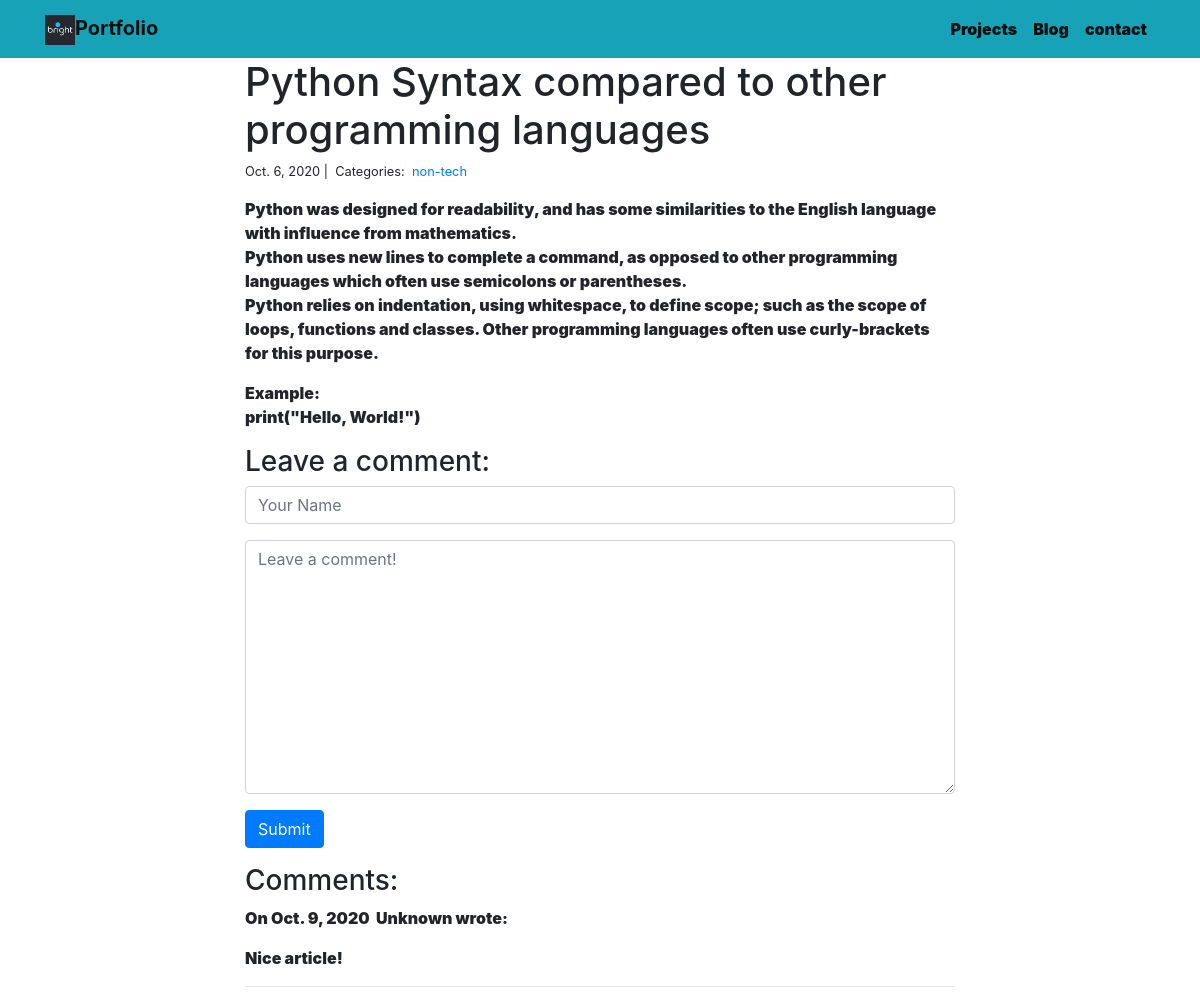
Page /blog/1/ on the committed database.
### blog/models.py (models this page shows, shortened)
class Post(models.Model):
    title = models.CharField(max_length=100)
    body = models.TextField()
    status = models.CharField(max_length=1, choices=STATUS_CHOICES)
    created_on = models.DateTimeField(auto_now_add=True)
    last_modified = models.DateTimeField(auto_now=True)
    categories = models.ManyToManyField("Category", related_name="posts")

class Category(models.Model):
    name = models.CharField(max_length=20)

class Comment(models.Model):
    author = models.CharField(max_length=60)
    body = models.TextField()
    created_on = models.DateTimeField(auto_now_add=True)
    post = models.ForeignKey("Post", on_delete=models.CASCADE)

### blog/views.py (the view, shortened to what this page needs)
# urls.py: path("<int:pk>/", views.blog_detail, name="blog_detail"),
def blog_detail(request, pk):
    post = Post.objects.get(pk=pk)
    comments = Comment.objects.filter(post=post)
    form = CommentForm()
    context = {"post": post, "comments": comments, "form": form}
    return render(request, "blog_detail.html", context)

### blog/forms.py
class CommentForm(forms.Form):
    author = forms.CharField(
        max_length=60,
        widget=forms.TextInput(
            attrs={"class": "form-control", "placeholder": "Your Name"}
        ),
    )
    body = forms.CharField(
        widget=forms.Textarea(
            attrs={"class": "form-control", "placeholder": "Leave a comment!"}
        )
    )

### blog/templates/blog_detail.html (shortened to what this page needs)
{% extends "base.html" %}
{% block page_content %}
<div class="col-md-8 offset-md-2">
    <h1>{{ post.title }}</h1>
    <small>
        {{ post.created_on.date }} |&nbsp;
        Categories:&nbsp;
        {% for category in post.categories.all %}
        <a href="{% url 'blog_category' category.name %}">
            {{ category.name }}
        </a>&nbsp;
        {% endfor %}
    </small>
    <p>{{ post.body | linebreaks }}</p>
    <h3>Leave a comment:</h3>
    <form action="/blog/{{ post.pk }}/" method="post">
        <div class="form-group">
            {{ form.author }}
        </div>
        <div class="form-group">
            {{ form.body }}
        </div>
        <button type="submit" class="btn btn-primary">Submit</button>
    </form>
    <h3>Comments:</h3>
    {% for comment in comments %}
    <p>
        On {{comment.created_on.date }}&nbsp;
        <b>{{ comment.author }}</b> wrote:
    </p>
    <p>{{ comment.body }}</p>
    <hr>
    {% endfor %}
</div>
{% endblock %}

### personal_portfolio/templates/base.html (shortened to what this page needs)
<html>
<link rel="stylesheet" href="https://stackpath.bootstrapcdn.com/bootstrap/4.1.3/css/bootstrap.min.css">
{% load static %}
<nav class="navbar navbar-expand-lg navbar-light bg-info">
    <div class="container">
        <a class="navbar-brand" href="{% url 'welcome' %}"><b><img width=30 px; src="{% static "download.jpeg" %}" alt="My image"/>Portfolio<b></a>
        <div class="collapse navbar-collapse" id="navbarSupportedContent">
          <ul class="navbar-nav mr-auto">
            <li class="nav-item active">
              <a class="nav-link" href="{% url 'project_index' %}">Projects</a>
            </li>
            <li class="nav-item active">
              <a class="nav-link" href="{% url 'blog_index' %}">Blog</a>
            </li>
            <li class="nav-item active">
                <a class="nav-link" href="{% url 'contact' %}">contact</a>
            </li>
          </ul>
        </div>
    </div>
</nav>
<div class="container">
    {% block page_content %}{% endblock %}
</div>
</html>

### rows in the picture
Post: title "Python Syntax compared to other programming languages", created_on "Oct. 6, 2020", body "Python was designed for readability, and has some similarities to the English language with influence from mathematics. Python uses new lines to complete a command, as opposed to other programming languages which often use semicolons or parentheses. Python relies on indentation, using whitespace, to define scope; such as the scope of loops, functions and classes. Other programming languages often use curly-brackets for this purpose. Example: print(\"Hello, World!\")"
Category: name "non-tech"
Comment: created_on "Oct. 9, 2020", author "Unknown", body "Nice article!"
